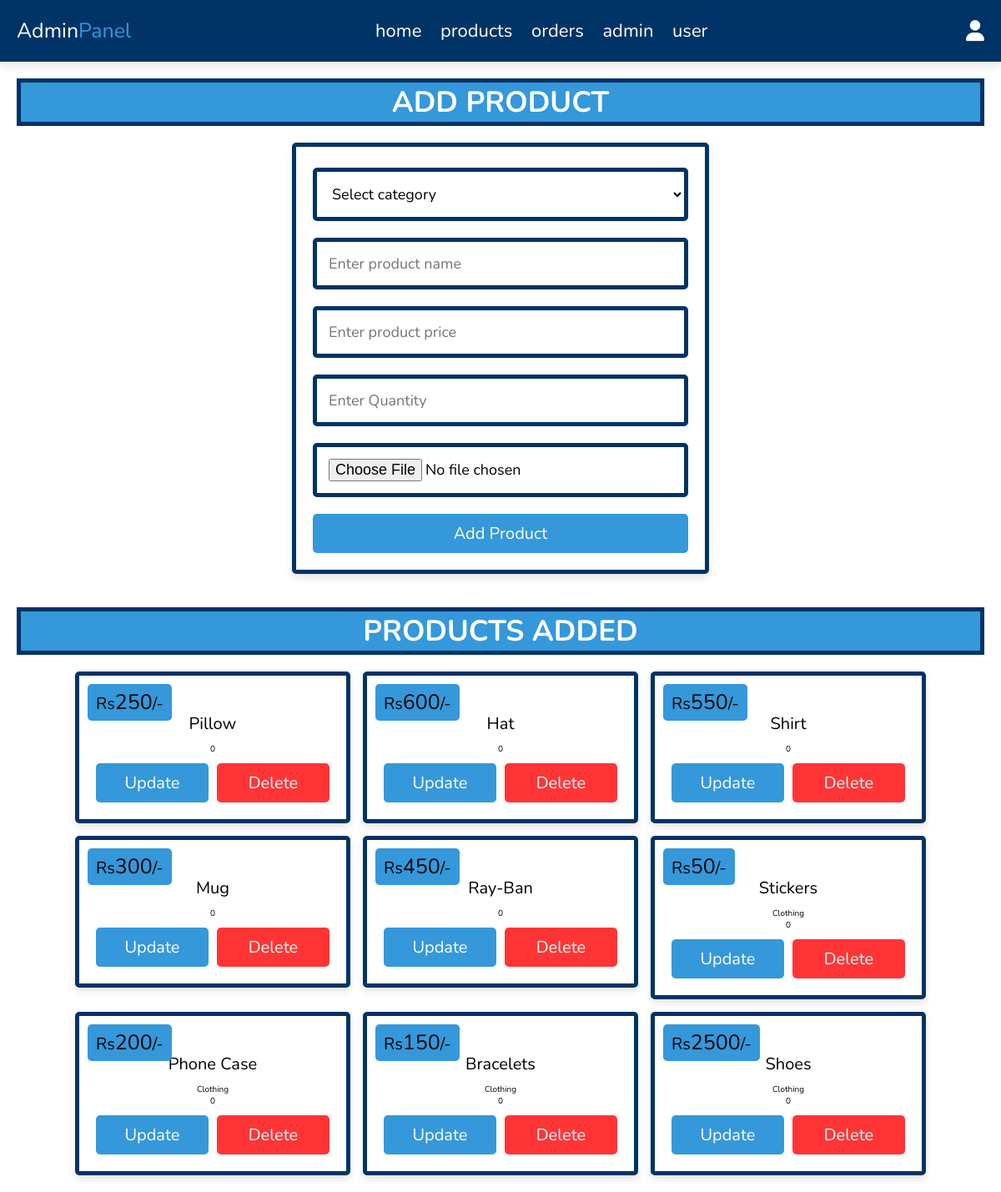
Screenshot of /admin_products.php (signed in) with the database file from the repository.
### tables this page shows
CREATE TABLE `products` (
  `id` int(100) NOT NULL,
  `name` varchar(100) NOT NULL,
  `price` int(10) NOT NULL,
  `image` varchar(100) NOT NULL,
  `category` varchar(100) NOT NULL,
  `quantity` int(10) NOT NULL
);

### admin_products.php (the view, shortened to what this page needs)
<?php
include 'config.php';
?>
<!DOCTYPE html>
<html lang="en">
<head>
   <link rel="stylesheet" href="https://cdnjs.cloudflare.com/ajax/libs/font-awesome/6.1.1/css/all.min.css">
   <link rel="stylesheet" href="admin_style.css">
</head>
<body>
   <?php include 'admin_header.php' ?>
   <section class="add-products">
      <h1 class="heading">add product</h1>
      <form action="" method="post" enctype="multipart/form-data">
         <select class="box" name="category">
            <option value="" selected disabled>Select category</option>
         </select> <input type="text" class="box" required maxlength="100" placeholder="Enter product name" name="name">
         <input type="number" min="0" class="box" required max="9999999999" placeholder="Enter product price" onkeypress="if(this.value.length == 10) return false;" name="price">
         <input type="number" min="0" class="box" required max="10" placeholder="Enter Quantity" onkeypress="if(this.value.length == 10) return false;" name="quantity">
         <input type="file" name="image" accept="image/jpg, image/jpeg, image/png" class="box" required>
         <input type="submit" value="add product" class="btn" name="add_product">
      </form>
   </section>
   <section class="show-products">
      <h1 class="heading">products added</h1>
      <div class="box-container">
         <?php
         $select_products = $conn->prepare("SELECT * FROM `products`");
         $select_products->execute();
         if ($select_products->rowCount() > 0) {
            while ($fetch_products = $select_products->fetch(PDO::FETCH_ASSOC)) {
         ?>
               <div class="box">
                  <div class="price">Rs<span><?= $fetch_products['price']; ?></span>/-</div>
                  <div class="name"><?= $fetch_products['name']; ?></div>
                  <div class="category"><?= $fetch_products['category']; ?></div>
                  <div class="quantity"><?= $fetch_products['quantity']; ?></div>
                  <div class="flex-btn">
                     <a href="admin_product_update.php?update=<?= $fetch_products['id']; ?>" class="option-btn">update</a>
                     <a href="admin_products.php?delete=<?= $fetch_products['id']; ?>" class="delete-btn" onclick="return confirm('delete this product?');">delete</a>
                  </div>
               </div>
         <?php
            }
         } else {
            echo '<p class="empty">no products added yet!</p>';
         }
         ?>
      </div>
   </section>
</body>
</html>

### admin_header.php (shortened to what this page needs)
<header class="header">
   <section class="flex">
      <a href="admin_page.php" class="logo">Admin<span>Panel</span></a>
      <nav class="navbar">
         <a href="admin_page.php">home</a>
         <a href="admin_products.php">products</a>
         <a href="admin_orders.php">orders</a>
         <a href="admin_accounts.php">admin</a>
         <a href="users_accounts.php">user</a>
      </nav>
      <div class="icons">
         <div id="user-btn" class="fas fa-user"></div>
      </div>
   </section>
</header>

### admin_style.css (style rules this page uses)
:root { --main-color:#2980b9; --red:#e74c3c; --dark-red: #ff3535; --orange:#f39c12; --blue:#3498db; --dark-blue: #003366; --green: #008000; --dark-green: #006400; --white:#fff; --light-bg:#f5f5f5; --light-color:#666; --border: .5rem solid var(--dark-blue); --box-shadow:0 .5rem 1rem rgba(0,0,0,.1); }
* { font-family: 'Nunito', sans-serif; margin:0; padding:0; box-sizing: border-box; outline: none; border:none; text-decoration: none; transition: .2s linear; }
html { font-size: 62.5%; overflow-x: hidden; scroll-behavior: smooth; scroll-padding-top: 7rem; }
body { background-image: url(images/waveBackground.jpg); }
section { padding:2rem; margin:0 auto; max-width: 1200px; }
.heading { text-align: center; margin-bottom: 2rem; font-size: 3.5rem; border: var(--border); background-color: var(--blue); color:var(--white); text-transform: uppercase; }
.delete-btn, .option-btn, .btn { display: block; width: 100%; margin-top: 1rem; border-radius: .5rem; padding:1rem 3rem; font-size: 2rem; color:var(--white); cursor: pointer; text-transform: capitalize; text-align: center; }
.btn { background-color: var(--blue); }
.delete-btn { background-color: var(--dark-red); }
.option-btn { background-color: var(--blue); }
.flex-btn { display: flex; gap:1rem; }
.header { position:sticky; top:0; left:0; right:0; background-color: var(--dark-blue); box-shadow: var(--box-shadow); z-index: 1000; }
.header .flex { display: flex; align-items: center; justify-content: space-between; position: relative; }
.header .flex .logo { font-size: 2.5rem; color:var(--white); }
.header .flex .logo span { color: var(--blue); }
.header .flex .navbar a { margin:0 1rem; font-size: 2.2rem; color:var(--white); }
.header .flex .icons div { font-size: 2.5rem; color:var(--white); cursor: pointer; margin-left: 1.7rem; }
.add-products form { max-width: 50rem; margin: 0 auto; background-color: var(--full-black); border-radius: .5rem; box-shadow: var(--box-shadow); padding: 2rem; border: var(--border); padding-top: 1.5rem; }
.add-products form .box { width: 100%; padding: 1.4rem; font-size: 1.8rem; color: var(--full-black); border-radius: .5rem; border: var(--border); background-color: var(--lime); margin: 1rem 0; }
.show-products .box-container { display: grid; grid-template-columns: repeat(auto-fit, 33rem); gap: 1.5rem; align-items: flex-start; justify-content: center; }
.show-products .box-container .box { padding: 2rem; text-align: center; border-radius: .5rem; border: var(--border); background-color: var(--full-black); box-shadow: var(--box-shadow); position: relative; }
.show-products .box-container .box .price { position: absolute; top: 1rem; left: 1rem; border-radius: .5rem; background-color: var(--blue); color: var(--lime); padding: .5rem 1rem; font-size: 2rem; }
.show-products .box-container .box .price span { font-size: 2.5rem; }
.show-products .box-container .box .name { margin: 1rem 0; font-size: 2rem; color: var(--lime); }

### rows the page displays
products: price "250", name "Pillow", quantity "0"
products: price "600", name "Hat", quantity "0"
products: price "550", name "Shirt", quantity "0"
products: price "300", name "Mug", quantity "0"
products: price "450", name "Ray-Ban", quantity "0"
products: price "50", name "Stickers", category "Clothing", quantity "0"
products: price "200", name "Phone Case", category "Clothing", quantity "0"
products: price "150", name "Bracelets", category "Clothing", quantity "0"
products: price "2500", name "Shoes", category "Clothing", quantity "0"
